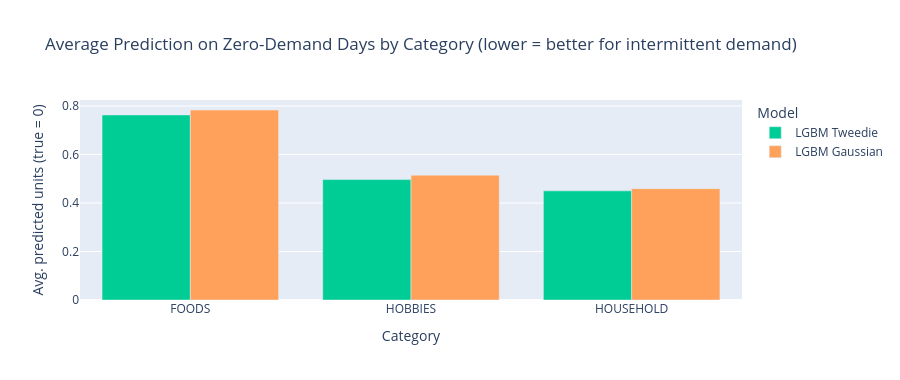

The cell this chart's notebook holds for it:
### Code cell
# Bar chart: avg prediction on zero-demand days by model and category
zero_rows = []
for cat, grp in zero_days.groupby("cat_id", observed=True):
    for key in ["tweedie", "gaussian"]:
        zero_rows.append({
            "Category": str(cat),
            "Model": f"LGBM {key.capitalize()}",
            "Avg prediction on zero days": grp[f"y_{key}"].mean(),
        })

zero_comp = pd.DataFrame(zero_rows)

fig = px.bar(
    zero_comp,
    x="Category", y="Avg prediction on zero days",
    color="Model", barmode="group",
    title="Average Prediction on Zero-Demand Days by Category\n(lower = better for intermittent demand)",
    labels={"Avg prediction on zero days": "Avg. predicted units (true = 0)"},
    color_discrete_map={"LGBM Tweedie": "#00CC96", "LGBM Gaussian": "#FFA15A"},
    height=380,
)
fig.write_html(str(FIGS_DIR / "zero_demand_predictions.html"), include_plotlyjs="cdn")
fig.show()

### Figure 1 — Plotly figure (JSON) as saved in the notebook; plotly's stock layout.template omitted (floating-point values rounded to 4 significant figures)
{"data": [{"alignmentgroup": "True", "hovertemplate": "Model=LGBM Tweedie<br>Category=%{x}<br>Avg. predicted units (true = 0)=%{y}<extra></extra>", "legendgroup": "LGBM Tweedie", "marker": {"color": "#00CC96", "pattern": {"shape": ""}}, "name": "LGBM Tweedie", "offsetgroup": "LGBM Tweedie", "orientation": "v", "showlegend": true, "textposition": "auto", "type": "bar", "x": ["FOODS", "HOBBIES", "HOUSEHOLD"], "xaxis": "x", "y": [0.763, 0.4965, 0.45], "yaxis": "y"}, {"alignmentgroup": "True", "hovertemplate": "Model=LGBM Gaussian<br>Category=%{x}<br>Avg. predicted units (true = 0)=%{y}<extra></extra>", "legendgroup": "LGBM Gaussian", "marker": {"color": "#FFA15A", "pattern": {"shape": ""}}, "name": "LGBM Gaussian", "offsetgroup": "LGBM Gaussian", "orientation": "v", "showlegend": true, "textposition": "auto", "type": "bar", "x": ["FOODS", "HOBBIES", "HOUSEHOLD"], "xaxis": "x", "y": [0.7834, 0.5148, 0.4591], "yaxis": "y"}], "layout": {"barmode": "group", "height": 380, "legend": {"title": {"text": "Model"}, "tracegroupgap": 0}, "title": {"text": "Average Prediction on Zero-Demand Days by Category\n(lower = better for intermittent demand)"}, "xaxis": {"anchor": "y", "domain": [0, 1], "title": {"text": "Category"}}, "yaxis": {"anchor": "x", "domain": [0, 1], "title": {"text": "Avg. predicted units (true = 0)"}}}}
